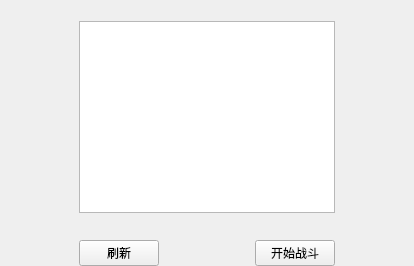
                  <widget class="QWidget" name="exp_industry">
                   <attribute name="title">
                    <string>经验厂</string>
                   </attribute>
                   <layout class="QGridLayout" name="gridLayout_6">
                    <property name="leftMargin">
                     <number>0</number>
                    </property>
                    <property name="topMargin">
                     <number>0</number>
                    </property>
                    <property name="rightMargin">
                     <number>0</number>
                    </property>
                    <property name="bottomMargin">
                     <number>0</number>
                    </property>
                    <item row="0" column="1">
                     <spacer name="verticalSpacer_6">
                      <property name="orientation">
                       <enum>Qt::Vertical</enum>
                      </property>
                      <property name="sizeHint" stdset="0">
                       <size>
                        <width>20</width>
                        <height>21</height>
                       </size>
                      </property>
                     </spacer>
                    </item>
                    <item row="1" column="0">
                     <spacer name="horizontalSpacer_8">
                      <property name="orientation">
                       <enum>Qt::Horizontal</enum>
                      </property>
                      <property name="sizeHint" stdset="0">
                       <size>
                        <width>79</width>
                        <height>20</height>
                       </size>
                      </property>
                     </spacer>
                    </item>
                    <item row="1" column="2">
                     <spacer name="horizontalSpacer_9">
                      <property name="orientation">
                       <enum>Qt::Horizontal</enum>
                      </property>
                      <property name="sizeHint" stdset="0">
                       <size>
                        <width>79</width>
                        <height>20</height>
                       </size>
                      </property>
                     </spacer>
                    </item>
                    <item row="2" column="1">
                     <spacer name="verticalSpacer_5">
                      <property name="orientation">
                       <enum>Qt::Vertical</enum>
                      </property>
                      <property name="sizeHint" stdset="0">
                       <size>
                        <width>20</width>
                        <height>21</height>
                       </size>
                      </property>
                     </spacer>
                    </item>
                    <item row="3" column="1">
                     <layout class="QHBoxLayout" name="horizontalLayout_3">
                      <item>
                       <widget class="QPushButton" name="Exp_refresh">
                        <property name="text">
                         <string>刷新</string>
                        </property>
                       </widget>
                      </item>
                      <item>
                       <spacer name="horizontalSpacer_7">
                        <property name="orientation">
                         <enum>Qt::Horizontal</enum>
                        </property>
                        <property name="sizeHint" stdset="0">
                         <size>
                          <width>40</width>
                          <height>20</height>
                         </size>
                        </property>
                       </spacer>
                      </item>
                      <item>
                       <widget class="QPushButton" name="Exp_battle_start">
                        <property name="text">
                         <string>开始战斗</string>
                        </property>
                       </widget>
                      </item>
                     </layout>
                    </item>
                    <item row="1" column="1">
                     <widget class="QTableView" name="Exp_elf_list">
                      <property name="editTriggers">
                       <set>QAbstractItemView::NoEditTriggers</set>
                      </property>
                      <property name="selectionBehavior">
                       <enum>QAbstractItemView::SelectRows</enum>
                      </property>
                     </widget>
                    </item>
                   </layout>
                  </widget>
